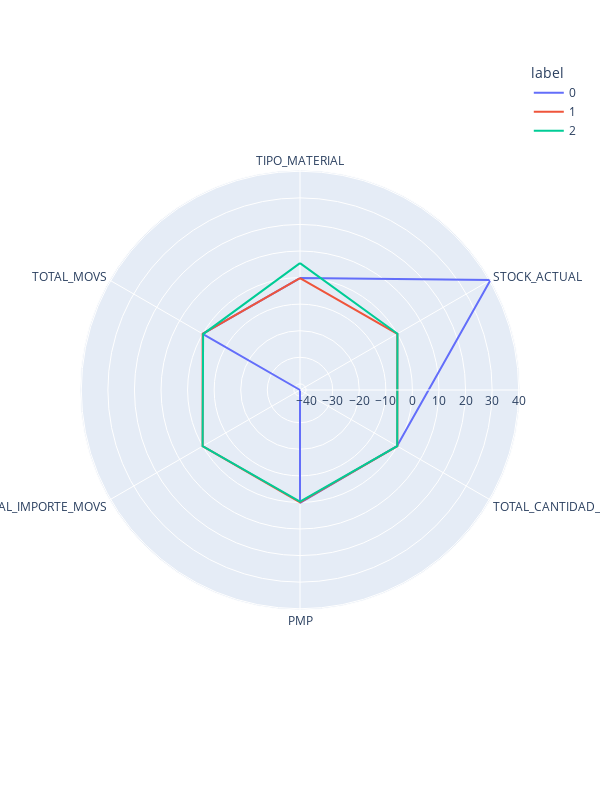
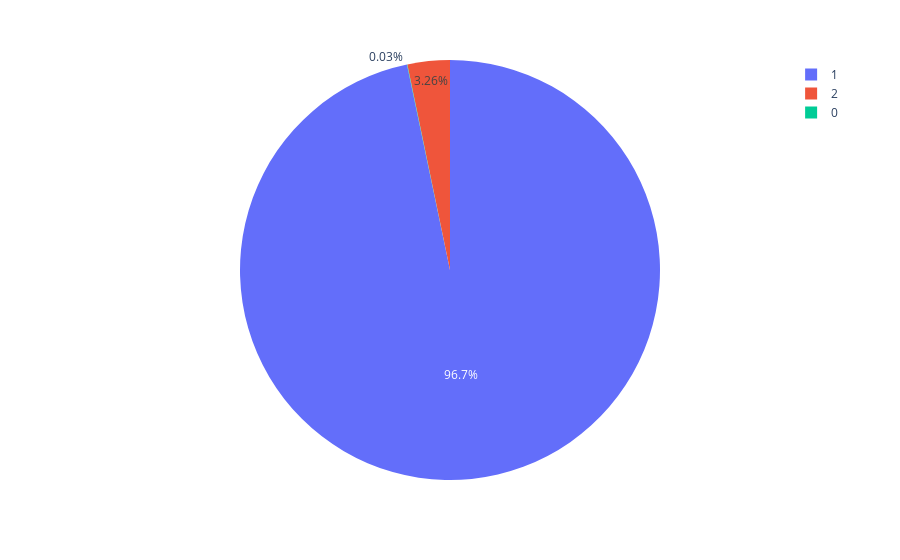

Notebook code cell kept with these figures, in order:
### Code cell
# Aplicar Clustering Jerárquico
agg_model = AgglomerativeClustering(n_clusters=3)
y_agg = agg_model.fit_predict(X)

# Agregar etiquetas de cluster al dataframe
clusters_agg = pd.DataFrame(X, columns=X.columns)
clusters_agg['label'] = agg_model.labels_

# Visualización polar para Clustering Jerárquico
polar_agg = clusters_agg.groupby("label").mean().reset_index()
polar_agg = pd.melt(polar_agg, id_vars=["label"])
fig_agg = px.line_polar(polar_agg, r="value", theta="variable", color="label", line_close=True, height=800, width=600)
fig_agg.show()

# Visualización de distribución de clusters con Clustering Jerárquico
pie_agg = clusters_agg.groupby('label').size().reset_index()
pie_agg.columns = ['label', 'value']
px.pie(pie_agg, values='value', names='label').show()

### Figure 1 — Plotly figure (JSON) as saved in the notebook; plotly's stock layout.template omitted (floating-point values rounded to 4 significant figures)
{"data": [{"hovertemplate": "label=0<br>value=%{r}<br>variable=%{theta}<extra></extra>", "legendgroup": "0", "line": {"color": "#636efa", "dash": "solid"}, "marker": {"symbol": "circle"}, "mode": "lines", "name": "0", "r": [-0.1839, 40.49, -0.1327, 0.1514, -42.31, 0.01477, -0.1839], "showlegend": true, "subplot": "polar", "theta": ["TIPO_MATERIAL", "STOCK_ACTUAL", "TOTAL_CANTIDAD_MOVS", "PMP", "TOTAL_IMPORTE_MOVS", "TOTAL_MOVS", "TIPO_MATERIAL"], "type": "scatterpolar"}, {"hovertemplate": "label=1<br>value=%{r}<br>variable=%{theta}<extra></extra>", "legendgroup": "1", "line": {"color": "#EF553B", "dash": "solid"}, "marker": {"symbol": "circle"}, "mode": "lines", "name": "1", "r": [-0.1831, -0.01435, 0.002376, 0.009869, 0.01271, 0.006976, -0.1831], "showlegend": true, "subplot": "polar", "theta": ["TIPO_MATERIAL", "STOCK_ACTUAL", "TOTAL_CANTIDAD_MOVS", "PMP", "TOTAL_IMPORTE_MOVS", "TOTAL_MOVS", "TIPO_MATERIAL"], "type": "scatterpolar"}, {"hovertemplate": "label=2<br>value=%{r}<br>variable=%{theta}<extra></extra>", "legendgroup": "2", "line": {"color": "#00cc96", "dash": "solid"}, "marker": {"symbol": "circle"}, "mode": "lines", "name": "2", "r": [5.437, 0.05293, -0.06931, -0.2944, 0.0127, -0.2073, 5.437], "showlegend": true, "subplot": "polar", "theta": ["TIPO_MATERIAL", "STOCK_ACTUAL", "TOTAL_CANTIDAD_MOVS", "PMP", "TOTAL_IMPORTE_MOVS", "TOTAL_MOVS", "TIPO_MATERIAL"], "type": "scatterpolar"}], "layout": {"height": 800, "legend": {"title": {"text": "label"}, "tracegroupgap": 0}, "margin": {"t": 60}, "polar": {"angularaxis": {"direction": "clockwise", "rotation": 90}, "domain": {"x": [0, 1], "y": [0, 1]}}, "width": 600}}

### Figure 2 — Plotly figure (JSON) as saved in the notebook; plotly's stock layout.template omitted (floating-point values rounded to 4 significant figures)
{"data": [{"domain": {"x": [0, 1], "y": [0, 1]}, "hovertemplate": "label=%{label}<br>value=%{value}<extra></extra>", "labels": [0, 1, 2], "legendgroup": "", "name": "", "showlegend": true, "type": "pie", "values": [2, 6443, 217]}], "layout": {"legend": {"tracegroupgap": 0}, "margin": {"t": 60}}}
